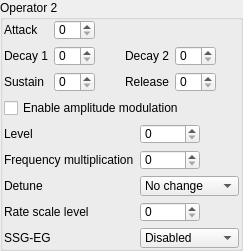
                  <widget class="QGroupBox" name="operator2">
                   <property name="sizePolicy">
                    <sizepolicy hsizetype="Preferred" vsizetype="Maximum">
                     <horstretch>0</horstretch>
                     <verstretch>0</verstretch>
                    </sizepolicy>
                   </property>
                   <property name="title">
                    <string>Operator 2</string>
                   </property>
                   <layout class="QVBoxLayout" name="verticalLayout_7">
                    <property name="leftMargin">
                     <number>1</number>
                    </property>
                    <property name="topMargin">
                     <number>0</number>
                    </property>
                    <property name="rightMargin">
                     <number>1</number>
                    </property>
                    <property name="bottomMargin">
                     <number>0</number>
                    </property>
                    <item>
                     <layout class="QGridLayout" name="gridLayout_4">
                      <item row="2" column="1">
                       <widget class="QSpinBox" name="op2_sustain">
                        <property name="sizePolicy">
                         <sizepolicy hsizetype="Preferred" vsizetype="Fixed">
                          <horstretch>0</horstretch>
                          <verstretch>0</verstretch>
                         </sizepolicy>
                        </property>
                        <property name="maximumSize">
                         <size>
                          <width>60</width>
                          <height>20</height>
                         </size>
                        </property>
                        <property name="toolTip">
                         <string>&lt;html&gt;&lt;head/&gt;&lt;body&gt;&lt;p&gt;&lt;span style=&quot; font-weight:600;&quot;&gt;Sustain Level.&lt;/span&gt;&lt;/p&gt;&lt;p&gt;Determines the point at which the sound ceases to decay and changes to a sound having a constant level. The sustain level is expressed as a fraction of the maximum level. 0 is the softest and 15 is the loudest sustain level. Note that has Sustain flag must be set for this to have an effect.&lt;/p&gt;&lt;/body&gt;&lt;/html&gt;</string>
                        </property>
                        <property name="maximum">
                         <number>15</number>
                        </property>
                       </widget>
                      </item>
                      <item row="1" column="1">
                       <widget class="QSpinBox" name="op2_decay1">
                        <property name="sizePolicy">
                         <sizepolicy hsizetype="Preferred" vsizetype="Fixed">
                          <horstretch>0</horstretch>
                          <verstretch>0</verstretch>
                         </sizepolicy>
                        </property>
                        <property name="maximumSize">
                         <size>
                          <width>60</width>
                          <height>20</height>
                         </size>
                        </property>
                        <property name="toolTip">
                         <string>&lt;html&gt;&lt;head/&gt;&lt;body&gt;&lt;p&gt;&lt;span style=&quot; font-weight:600;&quot;&gt;First Decay Rate.&lt;/span&gt;&lt;/p&gt;&lt;p&gt;Determines the diminishing time for the sound. The higher the value, the shorter the decay.&lt;/p&gt;&lt;p&gt;It's the initial steep amplitude decay rate.</string>
                        </property>
                        <property name="maximum">
                         <number>31</number>
                        </property>
                       </widget>
                      </item>
                      <item row="1" column="0">
                       <widget class="QLabel" name="label_15">
                        <property name="toolTip">
                         <string>&lt;html&gt;&lt;head/&gt;&lt;body&gt;&lt;p&gt;&lt;span style=&quot; font-weight:600;&quot;&gt;First Decay Rate.&lt;/span&gt;&lt;/p&gt;&lt;p&gt;Determines the diminishing time for the sound. The higher the value, the shorter the decay.&lt;/p&gt;&lt;p&gt;It's the initial steep amplitude decay rate.</string>
                        </property>
                        <property name="text">
                         <string>Decay 1</string>
                        </property>
                       </widget>
                      </item>
                      <item row="2" column="0">
                       <widget class="QLabel" name="label_14">
                        <property name="toolTip">
                         <string>&lt;html&gt;&lt;head/&gt;&lt;body&gt;&lt;p&gt;&lt;span style=&quot; font-weight:600;&quot;&gt;Sustain Level.&lt;/span&gt;&lt;/p&gt;&lt;p&gt;Determines the point at which the sound ceases to decay and changes to a sound having a constant level. The sustain level is expressed as a fraction of the maximum level. 0 is the softest and 15 is the loudest sustain level. Note that has Sustain flag must be set for this to have an effect.&lt;/p&gt;&lt;/body&gt;&lt;/html&gt;</string>
                        </property>
                        <property name="text">
                         <string>Sustain</string>
                        </property>
                       </widget>
                      </item>
                      <item row="1" column="4">
                       <widget class="QSpinBox" name="op2_decay2">
                        <property name="sizePolicy">
                         <sizepolicy hsizetype="Preferred" vsizetype="Fixed">
                          <horstretch>0</horstretch>
                          <verstretch>0</verstretch>
                         </sizepolicy>
                        </property>
                        <property name="maximumSize">
                         <size>
                          <width>60</width>
                          <height>20</height>
                         </size>
                        </property>
                        <property name="toolTip">
                         <string>&lt;html&gt;&lt;head/&gt;&lt;body&gt;&lt;p&gt;&lt;span style=&quot; font-weight:600;&quot;&gt;Secondary Decay Rate.&lt;/span&gt;&lt;/p&gt;&lt;p&gt;Determines the diminishing time for the sound. The higher the value, the shorter the decay.&lt;/p&gt;&lt;p&gt;This is the long tail off of the sound that continues as long as the key is depressed.</string>
                        </property>
                        <property name="maximum">
                         <number>31</number>
                        </property>
                       </widget>
                      </item>
                      <item row="0" column="1">
                       <widget class="QSpinBox" name="op2_attack">
                        <property name="sizePolicy">
                         <sizepolicy hsizetype="Preferred" vsizetype="Fixed">
                          <horstretch>0</horstretch>
                          <verstretch>0</verstretch>
                         </sizepolicy>
                        </property>
                        <property name="maximumSize">
                         <size>
                          <width>60</width>
                          <height>20</height>
                         </size>
                        </property>
                        <property name="toolTip">
                         <string>&lt;html&gt;&lt;head/&gt;&lt;body&gt;&lt;p&gt;&lt;span style=&quot; font-weight:600;&quot;&gt;Attack Rate.&lt;/span&gt;&lt;/p&gt;&lt;p&gt;Determines the rising time for the sound. The higher the value, the faster the attack.&lt;/p&gt;&lt;p&gt;Range from 0 to 31.&lt;/p&gt;&lt;/body&gt;&lt;/html&gt;</string>
                        </property>
                        <property name="maximum">
                         <number>31</number>
                        </property>
                       </widget>
                      </item>
                      <item row="0" column="2" rowspan="3">
                       <spacer name="horizontalSpacer_10">
                        <property name="orientation">
                         <enum>Qt::Horizontal</enum>
                        </property>
                        <property name="sizeHint" stdset="0">
                         <size>
                          <width>10</width>
                          <height>20</height>
                         </size>
                        </property>
                       </spacer>
                      </item>
                      <item row="0" column="0">
                       <widget class="QLabel" name="label_16">
                        <property name="toolTip">
                         <string>&lt;html&gt;&lt;head/&gt;&lt;body&gt;&lt;p&gt;&lt;span style=&quot; font-weight:600;&quot;&gt;Attack Rate.&lt;/span&gt;&lt;/p&gt;&lt;p&gt;Determines the rising time for the sound. The higher the value, the faster the attack.&lt;/p&gt;&lt;p&gt;Range from 0 to 31.&lt;/p&gt;&lt;/body&gt;&lt;/html&gt;</string>
                        </property>
                        <property name="text">
                         <string>Attack</string>
                        </property>
                       </widget>
                      </item>
                      <item row="1" column="3">
                       <widget class="QLabel" name="label_13">
                        <property name="toolTip">
                         <string>&lt;html&gt;&lt;head/&gt;&lt;body&gt;&lt;p&gt;&lt;span style=&quot; font-weight:600;&quot;&gt;Secondary Decay Rate.&lt;/span&gt;&lt;/p&gt;&lt;p&gt;Determines the diminishing time for the sound. The higher the value, the shorter the decay.&lt;/p&gt;&lt;p&gt;This is the long tail off of the sound that continues as long as the key is depressed.</string>
                        </property>
                        <property name="text">
                         <string>Decay 2</string>
                        </property>
                       </widget>
                      </item>
                      <item row="2" column="3">
                       <widget class="QLabel" name="label_17">
                        <property name="toolTip">
                         <string>&lt;html&gt;&lt;head/&gt;&lt;body&gt;&lt;p&gt;&lt;span style=&quot; font-weight:600;&quot;&gt;Release Rate.&lt;/span&gt;&lt;/p&gt;&lt;p&gt;Determines the rate at which the sound disappears after KEY-OFF. The higher the value, the shorter the release.&lt;/p&gt;&lt;/body&gt;&lt;/html&gt;</string>
                        </property>
                        <property name="text">
                         <string>Release</string>
                        </property>
                       </widget>
                      </item>
                      <item row="2" column="4">
                       <widget class="QSpinBox" name="op2_release">
                        <property name="sizePolicy">
                         <sizepolicy hsizetype="Preferred" vsizetype="Fixed">
                          <horstretch>0</horstretch>
                          <verstretch>0</verstretch>
                         </sizepolicy>
                        </property>
                        <property name="maximumSize">
                         <size>
                          <width>60</width>
                          <height>20</height>
                         </size>
                        </property>
                        <property name="toolTip">
                         <string>&lt;html&gt;&lt;head/&gt;&lt;body&gt;&lt;p&gt;&lt;span style=&quot; font-weight:600;&quot;&gt;Release Rate.&lt;/span&gt;&lt;/p&gt;&lt;p&gt;Determines the rate at which the sound disappears after KEY-OFF. The higher the value, the shorter the release.&lt;/p&gt;&lt;/body&gt;&lt;/html&gt;</string>
                        </property>
                        <property name="maximum">
                         <number>15</number>
                        </property>
                       </widget>
                      </item>
                      <item row="0" column="5" rowspan="3">
                       <spacer name="horizontalSpacer_11">
                        <property name="orientation">
                         <enum>Qt::Horizontal</enum>
                        </property>
                        <property name="sizeHint" stdset="0">
                         <size>
                          <width>10</width>
                          <height>20</height>
                         </size>
                        </property>
                       </spacer>
                      </item>
                     </layout>
                    </item>
                    <item>
                     <widget class="QCheckBox" name="op2_am">
                      <property name="sizePolicy">
                       <sizepolicy hsizetype="Preferred" vsizetype="Fixed">
                        <horstretch>0</horstretch>
                        <verstretch>0</verstretch>
                       </sizepolicy>
                      </property>
                      <property name="maximumSize">
                       <size>
                        <width>16777215</width>
                        <height>20</height>
                       </size>
                      </property>
                      <property name="toolTip">
                       <string>&lt;html&gt;&lt;head/&gt;&lt;body&gt;&lt;p&gt;&lt;span style=&quot; font-weight:600;&quot;&gt;Enable affecting by LFO&lt;/span&gt;&lt;/p&gt;&lt;p&gt;Make this operator be affected by LFO.&lt;/p&gt;&lt;/body&gt;&lt;/html&gt;</string>
                      </property>
                      <property name="text">
                       <string>Enable amplitude modulation</string>
                      </property>
                     </widget>
                    </item>
                    <item>
                     <layout class="QFormLayout" name="formLayout_2">
                      <item row="0" column="0">
                       <widget class="QLabel" name="label_29">
                        <property name="toolTip">
                         <string>&lt;html&gt;&lt;head/&gt;&lt;body&gt;&lt;p&gt;&lt;span style=&quot; font-weight:600;&quot;&gt;Total Level&lt;/span&gt;&lt;/p&gt;&lt;p&gt;TL (total level) represents the envelope’s highest amplitude, with 0 being the largest and 127 (decimal) the smallest. A change of one unit is about 0.75 dB.&lt;/p&gt;&lt;p&gt;Attenuates the operator output level. &lt;span style=&quot; font-weight:600;&quot;&gt;0&lt;/span&gt; is the loudest, &lt;span style=&quot; font-weight:600;&quot;&gt;127&lt;/span&gt; is the softest. In dependence on algorithm, varying the output level of any operator varies the volume of its corresponding channel. In FM synthesis, varying the output level of the carrier varies the volume of the channel. Varying the output of the modulator will change the frequency spectrum produced by the carrier.&lt;/p&gt;&lt;/body&gt;&lt;/html&gt;</string>
                        </property>
                        <property name="text">
                         <string>Level</string>
                        </property>
                       </widget>
                      </item>
                      <item row="0" column="1">
                       <widget class="QSpinBox" name="op2_level">
                        <property name="sizePolicy">
                         <sizepolicy hsizetype="Preferred" vsizetype="Fixed">
                          <horstretch>0</horstretch>
                          <verstretch>0</verstretch>
                         </sizepolicy>
                        </property>
                        <property name="maximumSize">
                         <size>
                          <width>60</width>
                          <height>20</height>
                         </size>
                        </property>
                        <property name="toolTip">
                         <string>&lt;html&gt;&lt;head/&gt;&lt;body&gt;&lt;p&gt;&lt;span style=&quot; font-weight:600;&quot;&gt;Total Level&lt;/span&gt;&lt;/p&gt;&lt;p&gt;TL (total level) represents the envelope’s highest amplitude, with 0 being the largest and 127 (decimal) the smallest. A change of one unit is about 0.75 dB.&lt;/p&gt;&lt;p&gt;Attenuates the operator output level. &lt;span style=&quot; font-weight:600;&quot;&gt;0&lt;/span&gt; is the loudest, &lt;span style=&quot; font-weight:600;&quot;&gt;127&lt;/span&gt; is the softest. In dependence on algorithm, varying the output level of any operator varies the volume of its corresponding channel. In FM synthesis, varying the output level of the carrier varies the volume of the channel. Varying the output of the modulator will change the frequency spectrum produced by the carrier.&lt;/p&gt;&lt;/body&gt;&lt;/html&gt;</string>
                        </property>
                        <property name="maximum">
                         <number>127</number>
                        </property>
                       </widget>
                      </item>
                      <item row="1" column="0">
                       <widget class="QLabel" name="label_12">
                        <property name="toolTip">
                         <string>&lt;html&gt;&lt;head/&gt;&lt;body&gt;&lt;p&gt;&lt;span style=&quot; font-weight:600;&quot;&gt;Frequency Multiplication Factor (MUL)&lt;/span&gt;&lt;/p&gt;&lt;p&gt;Operator's frequency is set to F-Number*Factor.&lt;/p&gt;&lt;p&gt;&lt;span style=&quot; text-decoration: underline;&quot;&gt;In simple words, increases operator's frequency to number of octaves.&lt;/span&gt;&lt;br/&gt;&lt;br/&gt;Where F-Number is:&lt;/p&gt;&lt;p&gt;F-Number = Music Frequency * 2^(20-Block) / 53267 Hz&lt;/p&gt;&lt;p&gt;Where Block is a Block Number. Roughly determines the octave.&lt;/p&gt;&lt;/body&gt;&lt;/html&gt;</string>
                        </property>
                        <property name="text">
                         <string>Frequency multiplication</string>
                        </property>
                       </widget>
                      </item>
                      <item row="1" column="1">
                       <widget class="QSpinBox" name="op2_freqmult">
                        <property name="sizePolicy">
                         <sizepolicy hsizetype="Preferred" vsizetype="Fixed">
                          <horstretch>0</horstretch>
                          <verstretch>0</verstretch>
                         </sizepolicy>
                        </property>
                        <property name="maximumSize">
                         <size>
                          <width>60</width>
                          <height>20</height>
                         </size>
                        </property>
                        <property name="toolTip">
                         <string>&lt;html&gt;&lt;head/&gt;&lt;body&gt;&lt;p&gt;&lt;span style=&quot; font-weight:600;&quot;&gt;Frequency Multiplication Factor (MUL)&lt;/span&gt;&lt;/p&gt;&lt;p&gt;Operator's frequency is set to F-Number*Factor.&lt;/p&gt;&lt;p&gt;&lt;span style=&quot; text-decoration: underline;&quot;&gt;In simple words, increases operator's frequency to number of octaves.&lt;/span&gt;&lt;br/&gt;&lt;br/&gt;Where F-Number is:&lt;/p&gt;&lt;p&gt;F-Number = Music Frequency * 2^(20-Block) / 53267 Hz&lt;/p&gt;&lt;p&gt;Where Block is a Block Number. Roughly determines the octave.&lt;/p&gt;&lt;/body&gt;&lt;/html&gt;</string>
                        </property>
                        <property name="maximum">
                         <number>15</number>
                        </property>
                       </widget>
                      </item>
                      <item row="2" column="0">
                       <widget class="QLabel" name="label_19">
                        <property name="toolTip">
                         <string>&lt;html&gt;&lt;head/&gt;&lt;body&gt;&lt;p&gt;&lt;span style=&quot; font-size:large; font-weight:600;&quot;&gt;Detune&lt;/span&gt;&lt;/p&gt;&lt;p&gt;Detune gives small variations from the overall frequency × MUL. The MSB of DT1 is a primitive sign bit, and the two LSB’s are magnitude bits. See the next page for a diagram. &lt;/p&gt;&lt;/body&gt;&lt;/html&gt;</string>
                        </property>
                        <property name="text">
                         <string>Detune</string>
                        </property>
                       </widget>
                      </item>
                      <item row="2" column="1">
                       <widget class="QComboBox" name="op2_detune">
                        <property name="maximumSize">
                         <size>
                          <width>150</width>
                          <height>20</height>
                         </size>
                        </property>
                        <property name="toolTip">
                         <string>&lt;html&gt;&lt;head/&gt;&lt;body&gt;&lt;p&gt;&lt;span style=&quot; font-size:large; font-weight:600;&quot;&gt;Detune&lt;/span&gt;&lt;/p&gt;&lt;p&gt;Detune gives small variations from the overall frequency × MUL. The MSB of DT1 is a primitive sign bit, and the two LSB’s are magnitude bits. See the next page for a diagram. &lt;/p&gt;&lt;/body&gt;&lt;/html&gt;</string>
                        </property>
                        <item>
                         <property name="text">
                          <string>No change</string>
                         </property>
                        </item>
                        <item>
                         <property name="text">
                          <string notr="true">×(1+ε)</string>
                         </property>
                        </item>
                        <item>
                         <property name="text">
                          <string notr="true">×(1+2ε)</string>
                         </property>
                        </item>
                        <item>
                         <property name="text">
                          <string notr="true">×(1+3ε)</string>
                         </property>
                        </item>
                        <item>
                         <property name="text">
                          <string>No change</string>
                         </property>
                        </item>
                        <item>
                         <property name="text">
                          <string notr="true">×(1-ε)</string>
                         </property>
                        </item>
                        <item>
                         <property name="text">
                          <string notr="true">×(1-2ε)</string>
                         </property>
                        </item>
                        <item>
                         <property name="text">
                          <string notr="true">×(1-3ε)</string>
                         </property>
                        </item>
                       </widget>
                      </item>
                      <item row="3" column="0">
                       <widget class="QLabel" name="label_33">
                        <property name="toolTip">
                         <string>&lt;html&gt;&lt;head/&gt;&lt;body&gt;&lt;p&gt;&lt;span style=&quot; font-weight:600;&quot;&gt;Rate Scale Level.&lt;/span&gt;&lt;/p&gt;&lt;p&gt;Attenuates output level towards higher pitch&lt;br/&gt;&lt;/p&gt;&lt;table border=&quot;1&quot; style=&quot; margin-top:0px; margin-bottom:0px; margin-left:0px; margin-right:0px;&quot; cellspacing=&quot;0&quot; cellpadding=&quot;0&quot;&gt;&lt;tr&gt;&lt;td&gt;&lt;p align=&quot;center&quot;&gt;&lt;span style=&quot; font-weight:600;&quot;&gt;RSL&lt;/span&gt;&lt;/p&gt;&lt;/td&gt;&lt;td&gt;&lt;p align=&quot;center&quot;&gt;&lt;span style=&quot; font-weight:600;&quot;&gt;Attenuation&lt;/span&gt;&lt;/p&gt;&lt;/td&gt;&lt;/tr&gt;&lt;tr&gt;&lt;td&gt;&lt;p&gt;0&lt;/p&gt;&lt;/td&gt;&lt;td&gt;&lt;p&gt;-&lt;/p&gt;&lt;/td&gt;&lt;/tr&gt;&lt;tr&gt;&lt;td&gt;&lt;p&gt;1&lt;/p&gt;&lt;/td&gt;&lt;td&gt;&lt;p&gt;1.5 dB/oct&lt;/p&gt;&lt;/td&gt;&lt;/tr&gt;&lt;tr&gt;&lt;td&gt;&lt;p&gt;2&lt;/p&gt;&lt;/td&gt;&lt;td&gt;&lt;p&gt;3.0 dB/oct &lt;/p&gt;&lt;/td&gt;&lt;/tr&gt;&lt;tr&gt;&lt;td&gt;&lt;p&gt;3&lt;/p&gt;&lt;/td&gt;&lt;td&gt;&lt;p&gt;6.0 dB/oct &lt;/p&gt;&lt;/td&gt;&lt;/tr&gt;&lt;/table&gt;&lt;/body&gt;&lt;/html&gt;</string>
                        </property>
                        <property name="text">
                         <string>Rate scale level</string>
                        </property>
                       </widget>
                      </item>
                      <item row="3" column="1">
                       <widget class="QSpinBox" name="op2_ratescale">
                        <property name="sizePolicy">
                         <sizepolicy hsizetype="Preferred" vsizetype="Fixed">
                          <horstretch>0</horstretch>
                          <verstretch>0</verstretch>
                         </sizepolicy>
                        </property>
                        <property name="maximumSize">
                         <size>
                          <width>60</width>
                          <height>20</height>
                         </size>
                        </property>
                        <property name="toolTip">
                         <string>&lt;html&gt;&lt;head/&gt;&lt;body&gt;&lt;p&gt;&lt;span style=&quot; font-weight:600;&quot;&gt;Rate Scale Level.&lt;/span&gt;&lt;/p&gt;&lt;p&gt;Attenuates output level towards higher pitch&lt;br/&gt;&lt;/p&gt;&lt;table border=&quot;1&quot; style=&quot; margin-top:0px; margin-bottom:0px; margin-left:0px; margin-right:0px;&quot; cellspacing=&quot;0&quot; cellpadding=&quot;0&quot;&gt;&lt;tr&gt;&lt;td&gt;&lt;p align=&quot;center&quot;&gt;&lt;span style=&quot; font-weight:600;&quot;&gt;RSL&lt;/span&gt;&lt;/p&gt;&lt;/td&gt;&lt;td&gt;&lt;p align=&quot;center&quot;&gt;&lt;span style=&quot; font-weight:600;&quot;&gt;Attenuation&lt;/span&gt;&lt;/p&gt;&lt;/td&gt;&lt;/tr&gt;&lt;tr&gt;&lt;td&gt;&lt;p&gt;0&lt;/p&gt;&lt;/td&gt;&lt;td&gt;&lt;p&gt;-&lt;/p&gt;&lt;/td&gt;&lt;/tr&gt;&lt;tr&gt;&lt;td&gt;&lt;p&gt;1&lt;/p&gt;&lt;/td&gt;&lt;td&gt;&lt;p&gt;1.5 dB/oct&lt;/p&gt;&lt;/td&gt;&lt;/tr&gt;&lt;tr&gt;&lt;td&gt;&lt;p&gt;2&lt;/p&gt;&lt;/td&gt;&lt;td&gt;&lt;p&gt;3.0 dB/oct &lt;/p&gt;&lt;/td&gt;&lt;/tr&gt;&lt;tr&gt;&lt;td&gt;&lt;p&gt;3&lt;/p&gt;&lt;/td&gt;&lt;td&gt;&lt;p&gt;6.0 dB/oct &lt;/p&gt;&lt;/td&gt;&lt;/tr&gt;&lt;/table&gt;&lt;/body&gt;&lt;/html&gt;</string>
                        </property>
                        <property name="maximum">
                         <number>3</number>
                        </property>
                       </widget>
                      </item>
                      <item row="4" column="0">
                       <widget class="QLabel" name="label_18">
                        <property name="text">
                         <string>SSG-EG</string>
                        </property>
                       </widget>
                      </item>
                      <item row="4" column="1">
                       <widget class="QComboBox" name="op2_ssgeg">
                        <property name="maximumSize">
                         <size>
                          <width>150</width>
                          <height>20</height>
                         </size>
                        </property>
                        <property name="toolTip">
                         <string>&lt;html&gt;&lt;head/&gt;&lt;body&gt;&lt;p&gt;SSG-EG - &lt;span style=&quot; font-weight:600;&quot;&gt;S&lt;/span&gt;oftware-controlled &lt;span style=&quot; font-weight:600;&quot;&gt;S&lt;/span&gt;ound &lt;span style=&quot; font-weight:600;&quot;&gt;G&lt;/span&gt;enerator - Envelope generator.&lt;/p&gt;&lt;p&gt;The Envelope generator (EG) is an unique low-frequency signal generator which can be used to modulate the output of the tone channels.&lt;/p&gt;&lt;p&gt;Envelope shape register ($0D): &lt;/p&gt;&lt;table border=&quot;1&quot; style=&quot; margin-top:0px; margin-bottom:0px; margin-left:0px; margin-right:0px;&quot; cellspacing=&quot;2&quot; cellpadding=&quot;0&quot;&gt;&lt;tr&gt;&lt;td&gt;&lt;p align=&quot;center&quot;&gt;&lt;span style=&quot; font-weight:600;&quot;&gt;Bit &lt;/span&gt;&lt;/p&gt;&lt;/td&gt;&lt;td&gt;&lt;p align=&quot;center&quot;&gt;7 &lt;/p&gt;&lt;/td&gt;&lt;td&gt;&lt;p align=&quot;center&quot;&gt;6 &lt;/p&gt;&lt;/td&gt;&lt;td&gt;&lt;p align=&quot;center&quot;&gt;5 &lt;/p&gt;&lt;/td&gt;&lt;td&gt;&lt;p align=&quot;center&quot;&gt;4 &lt;/p&gt;&lt;/td&gt;&lt;td&gt;&lt;p align=&quot;center&quot;&gt;3 &lt;/p&gt;&lt;/td&gt;&lt;td&gt;&lt;p align=&quot;center&quot;&gt;2 &lt;/p&gt;&lt;/td&gt;&lt;td&gt;&lt;p align=&quot;center&quot;&gt;1 &lt;/p&gt;&lt;/td&gt;&lt;td&gt;&lt;p align=&quot;center&quot;&gt;0 &lt;/p&gt;&lt;/td&gt;&lt;/tr&gt;&lt;tr&gt;&lt;td&gt;&lt;p align=&quot;center&quot;&gt;&lt;span style=&quot; font-weight:600;&quot;&gt;Def &lt;/span&gt;&lt;/p&gt;&lt;/td&gt;&lt;td colspan=&quot;4&quot;&gt;&lt;p align=&quot;center&quot;&gt;- &lt;/p&gt;&lt;/td&gt;&lt;td&gt;&lt;p align=&quot;center&quot;&gt;CONT &lt;/p&gt;&lt;/td&gt;&lt;td&gt;&lt;p align=&quot;center&quot;&gt;ATT &lt;/p&gt;&lt;/td&gt;&lt;td&gt;&lt;p align=&quot;center&quot;&gt;ALT &lt;/p&gt;&lt;/td&gt;&lt;td&gt;&lt;p align=&quot;center&quot;&gt;HOLD &lt;/p&gt;&lt;/td&gt;&lt;/tr&gt;&lt;/table&gt;&lt;ul style=&quot;margin-top: 0px; margin-bottom: 0px; margin-left: 0px; margin-right: 0px; -qt-list-indent: 1;&quot;&gt;&lt;li style=&quot; margin-top:12px; margin-bottom:0px; margin-left:0px; margin-right:0px; -qt-block-indent:0; text-indent:0px;&quot;&gt;CONT: Should always be 1 ?&lt;/li&gt;&lt;li style=&quot; margin-top:0px; margin-bottom:0px; margin-left:0px; margin-right:0px; -qt-block-indent:0; text-indent:0px;&quot;&gt;ATT: Counter direction (0:Down, 1:Up)&lt;/li&gt;&lt;li style=&quot; margin-top:0px; margin-bottom:0px; margin-left:0px; margin-right:0px; -qt-block-indent:0; text-indent:0px;&quot;&gt;ALT: Alternate direction each period&lt;/li&gt;&lt;li style=&quot; margin-top:0px; margin-bottom:12px; margin-left:0px; margin-right:0px; -qt-block-indent:0; text-indent:0px;&quot;&gt;HOLD: Hold value after first period (depends on ALT)&lt;/li&gt;&lt;/ul&gt;&lt;p&gt;Envelope frequency = 8M / 2 / (256 * value) &lt;/p&gt;&lt;p&gt;Note that each period is 32 analog steps (5-bit internal counter).&lt;/p&gt;&lt;/body&gt;&lt;/html&gt;</string>
                        </property>
                        <item>
                         <property name="text">
                          <string>Disabled</string>
                         </property>
                        </item>
                        <item>
                         <property name="text">
                          <string notr="true">0001</string>
                         </property>
                        </item>
                        <item>
                         <property name="text">
                          <string notr="true">0010</string>
                         </property>
                        </item>
                        <item>
                         <property name="text">
                          <string notr="true">0011</string>
                         </property>
                        </item>
                        <item>
                         <property name="text">
                          <string notr="true">0100</string>
                         </property>
                        </item>
                        <item>
                         <property name="text">
                          <string notr="true">0101</string>
                         </property>
                        </item>
                        <item>
                         <property name="text">
                          <string notr="true">0110</string>
                         </property>
                        </item>
                        <item>
                         <property name="text">
                          <string notr="true">0111</string>
                         </property>
                        </item>
                        <item>
                         <property name="text">
                          <string notr="true">1000 \|\|\|\|</string>
                         </property>
                        </item>
                        <item>
                         <property name="text">
                          <string notr="true">1001 \_____</string>
                         </property>
                        </item>
                        <item>
                         <property name="text">
                          <string notr="true">1010 \/\/\/\/</string>
                         </property>
                        </item>
                        <item>
                         <property name="text">
                          <string notr="true">1011 \|¯¯¯¯</string>
                         </property>
                        </item>
                        <item>
                         <property name="text">
                          <string notr="true">1100 /|/|/|/|</string>
                         </property>
                        </item>
                        <item>
                         <property name="text">
                          <string notr="true">1101 /¯¯¯¯</string>
                         </property>
                        </item>
                        <item>
                         <property name="text">
                          <string notr="true">1110 /\/\/\/\</string>
                         </property>
                        </item>
                        <item>
                         <property name="text">
                          <string notr="true">1111 /|____</string>
                         </property>
                        </item>
                       </widget>
                      </item>
                     </layout>
                    </item>
                   </layout>
                  </widget>
